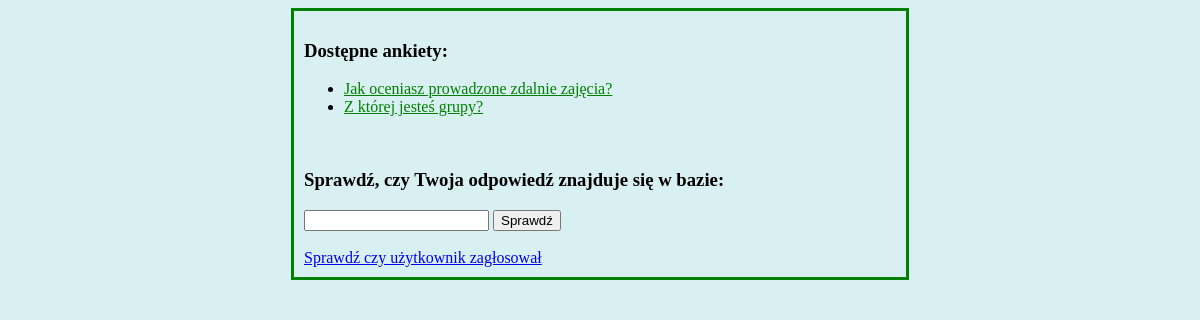
/ankiety/, run on an earlier commit of the app's database.
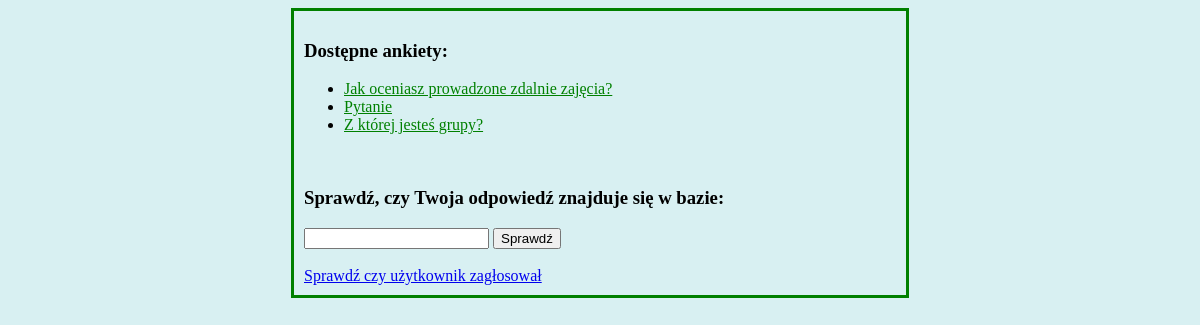
And on a later commit of the database.
### ankiety/models.py (models this page shows, shortened)
class Question(models.Model):
    question_text = models.CharField(max_length=200)
    pub_date = models.DateTimeField('date published')

### ankiety/views.py (the view)
# urls.py: path('', views.index, name='index'),
def index(request):
    latest_question_list = Question.objects.order_by('-pub_date')[:5]
    template = loader.get_template('ankiety/index.html')
    context = {
        'latest_question_list': latest_question_list,
    }
    return HttpResponse(template.render(context, request))

### ankiety/templates/ankiety/index.html (shortened to what this page needs)
<!DOCTYPE html>
<html lang="pl">
<head>
</head>
<body>
{% load static %}
<link rel="stylesheet" type="text/css" href="{% static 'ankiety/style.css' %}">
<div class="center">
<h3>Dostępne ankiety:</h3>
{% if latest_question_list %}
    <ul>
    {% for question in latest_question_list %}
        <li><a href="{% url 'ankiety:detail' question.id %}">{{ question.question_text }}</a></li>
    {% endfor %}
    </ul>
{% else %}
    <p>Brak ankiet.</p>
{% endif %}
<br>
<h3>Sprawdź, czy Twoja odpowiedź znajduje się w bazie:</h3>
<form action="{% url 'ankiety:useranswers' %}" method="post">
<input type="text" name="user_id" id="user_id">
<input type="submit" value="Sprawdź">
</form>
<br>
<a href="/ankiety/adminpanel">Sprawdź czy użytkownik zagłosował</a>
</div>
</body>
</html>

### ankiety/static/ankiety/style.css (style rules this page uses)
body { background: #d8f0f2; background-position: center; }
li a { color: green; }
.center { margin: auto; width: 50%; border: 3px solid green; padding: 10px; }

What changed in the data, as far as the page shows it:
added Question: question_text "Pytanie"
